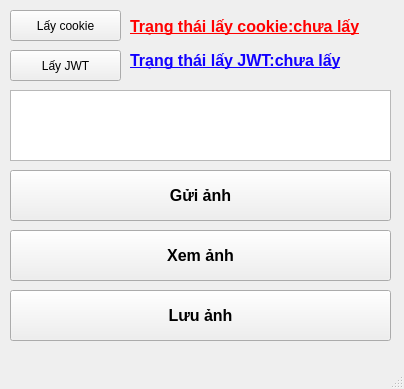
<?xml version="1.0" encoding="UTF-8"?>
<ui version="4.0">
 <class>MainWindow</class>
 <widget class="QMainWindow" name="MainWindow">
  <property name="geometry">
   <rect>
    <x>0</x>
    <y>0</y>
    <width>404</width>
    <height>389</height>
   </rect>
  </property>
  <property name="windowTitle">
   <string>Leonardo AI API test</string>
  </property>
  <widget class="QWidget" name="centralwidget">
   <widget class="QPushButton" name="get_cookie">
    <property name="geometry">
     <rect>
      <x>10</x>
      <y>10</y>
      <width>111</width>
      <height>31</height>
     </rect>
    </property>
    <property name="text">
     <string>Lấy cookie</string>
    </property>
   </widget>
   <widget class="QLabel" name="get_cookie_state">
    <property name="enabled">
     <bool>true</bool>
    </property>
    <property name="geometry">
     <rect>
      <x>130</x>
      <y>16</y>
      <width>251</width>
      <height>21</height>
     </rect>
    </property>
    <property name="palette">
     <palette>
      <active>
       <colorrole role="WindowText">
        <brush brushstyle="SolidPattern">
         <color alpha="255">
          <red>0</red>
          <green>0</green>
          <blue>0</blue>
         </color>
        </brush>
       </colorrole>
       <colorrole role="Button">
        <brush brushstyle="SolidPattern">
         <color alpha="255">
          <red>79</red>
          <green>240</green>
          <blue>216</blue>
         </color>
        </brush>
       </colorrole>
       <colorrole role="Light">
        <brush brushstyle="SolidPattern">
         <color alpha="255">
          <red>189</red>
          <green>255</green>
          <blue>246</blue>
         </color>
        </brush>
       </colorrole>
       <colorrole role="Midlight">
        <brush brushstyle="SolidPattern">
         <color alpha="255">
          <red>134</red>
          <green>247</green>
          <blue>231</blue>
         </color>
        </brush>
       </colorrole>
       <colorrole role="Dark">
        <brush brushstyle="SolidPattern">
         <color alpha="255">
          <red>39</red>
          <green>120</green>
          <blue>108</blue>
         </color>
        </brush>
       </colorrole>
       <colorrole role="Mid">
        <brush brushstyle="SolidPattern">
         <color alpha="255">
          <red>52</red>
          <green>160</green>
          <blue>144</blue>
         </color>
        </brush>
       </colorrole>
       <colorrole role="Text">
        <brush brushstyle="SolidPattern">
         <color alpha="255">
          <red>0</red>
          <green>0</green>
          <blue>0</blue>
         </color>
        </brush>
       </colorrole>
       <colorrole role="BrightText">
        <brush brushstyle="SolidPattern">
         <color alpha="255">
          <red>255</red>
          <green>255</green>
          <blue>255</blue>
         </color>
        </brush>
       </colorrole>
       <colorrole role="ButtonText">
        <brush brushstyle="SolidPattern">
         <color alpha="255">
          <red>0</red>
          <green>0</green>
          <blue>0</blue>
         </color>
        </brush>
       </colorrole>
       <colorrole role="Base">
        <brush brushstyle="SolidPattern">
         <color alpha="255">
          <red>255</red>
          <green>255</green>
          <blue>255</blue>
         </color>
        </brush>
       </colorrole>
       <colorrole role="Window">
        <brush brushstyle="SolidPattern">
         <color alpha="255">
          <red>79</red>
          <green>240</green>
          <blue>216</blue>
         </color>
        </brush>
       </colorrole>
       <colorrole role="Shadow">
        <brush brushstyle="SolidPattern">
         <color alpha="255">
          <red>0</red>
          <green>0</green>
          <blue>0</blue>
         </color>
        </brush>
       </colorrole>
       <colorrole role="AlternateBase">
        <brush brushstyle="SolidPattern">
         <color alpha="255">
          <red>167</red>
          <green>247</green>
          <blue>235</blue>
         </color>
        </brush>
       </colorrole>
       <colorrole role="ToolTipBase">
        <brush brushstyle="SolidPattern">
         <color alpha="255">
          <red>255</red>
          <green>255</green>
          <blue>220</blue>
         </color>
        </brush>
       </colorrole>
       <colorrole role="ToolTipText">
        <brush brushstyle="SolidPattern">
         <color alpha="255">
          <red>0</red>
          <green>0</green>
          <blue>0</blue>
         </color>
        </brush>
       </colorrole>
      </active>
      <inactive>
       <colorrole role="WindowText">
        <brush brushstyle="SolidPattern">
         <color alpha="255">
          <red>0</red>
          <green>0</green>
          <blue>0</blue>
         </color>
        </brush>
       </colorrole>
       <colorrole role="Button">
        <brush brushstyle="SolidPattern">
         <color alpha="255">
          <red>79</red>
          <green>240</green>
          <blue>216</blue>
         </color>
        </brush>
       </colorrole>
       <colorrole role="Light">
        <brush brushstyle="SolidPattern">
         <color alpha="255">
          <red>189</red>
          <green>255</green>
          <blue>246</blue>
         </color>
        </brush>
       </colorrole>
       <colorrole role="Midlight">
        <brush brushstyle="SolidPattern">
         <color alpha="255">
          <red>134</red>
          <green>247</green>
          <blue>231</blue>
         </color>
        </brush>
       </colorrole>
       <colorrole role="Dark">
        <brush brushstyle="SolidPattern">
         <color alpha="255">
          <red>39</red>
          <green>120</green>
          <blue>108</blue>
         </color>
        </brush>
       </colorrole>
       <colorrole role="Mid">
        <brush brushstyle="SolidPattern">
         <color alpha="255">
          <red>52</red>
          <green>160</green>
          <blue>144</blue>
         </color>
        </brush>
       </colorrole>
       <colorrole role="Text">
        <brush brushstyle="SolidPattern">
         <color alpha="255">
          <red>0</red>
          <green>0</green>
          <blue>0</blue>
         </color>
        </brush>
       </colorrole>
       <colorrole role="BrightText">
        <brush brushstyle="SolidPattern">
         <color alpha="255">
          <red>255</red>
          <green>255</green>
          <blue>255</blue>
         </color>
        </brush>
       </colorrole>
       <colorrole role="ButtonText">
        <brush brushstyle="SolidPattern">
         <color alpha="255">
          <red>0</red>
          <green>0</green>
          <blue>0</blue>
         </color>
        </brush>
       </colorrole>
       <colorrole role="Base">
        <brush brushstyle="SolidPattern">
         <color alpha="255">
          <red>255</red>
          <green>255</green>
          <blue>255</blue>
         </color>
        </brush>
       </colorrole>
       <colorrole role="Window">
        <brush brushstyle="SolidPattern">
         <color alpha="255">
          <red>79</red>
          <green>240</green>
          <blue>216</blue>
         </color>
        </brush>
       </colorrole>
       <colorrole role="Shadow">
        <brush brushstyle="SolidPattern">
         <color alpha="255">
          <red>0</red>
          <green>0</green>
          <blue>0</blue>
         </color>
        </brush>
       </colorrole>
       <colorrole role="AlternateBase">
        <brush brushstyle="SolidPattern">
         <color alpha="255">
          <red>167</red>
          <green>247</green>
          <blue>235</blue>
         </color>
        </brush>
       </colorrole>
       <colorrole role="ToolTipBase">
        <brush brushstyle="SolidPattern">
         <color alpha="255">
          <red>255</red>
          <green>255</green>
          <blue>220</blue>
         </color>
        </brush>
       </colorrole>
       <colorrole role="ToolTipText">
        <brush brushstyle="SolidPattern">
         <color alpha="255">
          <red>0</red>
          <green>0</green>
          <blue>0</blue>
         </color>
        </brush>
       </colorrole>
      </inactive>
      <disabled>
       <colorrole role="WindowText">
        <brush brushstyle="SolidPattern">
         <color alpha="255">
          <red>39</red>
          <green>120</green>
          <blue>108</blue>
         </color>
        </brush>
       </colorrole>
       <colorrole role="Button">
        <brush brushstyle="SolidPattern">
         <color alpha="255">
          <red>79</red>
          <green>240</green>
          <blue>216</blue>
         </color>
        </brush>
       </colorrole>
       <colorrole role="Light">
        <brush brushstyle="SolidPattern">
         <color alpha="255">
          <red>189</red>
          <green>255</green>
          <blue>246</blue>
         </color>
        </brush>
       </colorrole>
       <colorrole role="Midlight">
        <brush brushstyle="SolidPattern">
         <color alpha="255">
          <red>134</red>
          <green>247</green>
          <blue>231</blue>
         </color>
        </brush>
       </colorrole>
       <colorrole role="Dark">
        <brush brushstyle="SolidPattern">
         <color alpha="255">
          <red>39</red>
          <green>120</green>
          <blue>108</blue>
         </color>
        </brush>
       </colorrole>
       <colorrole role="Mid">
        <brush brushstyle="SolidPattern">
         <color alpha="255">
          <red>52</red>
          <green>160</green>
          <blue>144</blue>
         </color>
        </brush>
       </colorrole>
       <colorrole role="Text">
        <brush brushstyle="SolidPattern">
         <color alpha="255">
          <red>39</red>
          <green>120</green>
          <blue>108</blue>
         </color>
        </brush>
       </colorrole>
       <colorrole role="BrightText">
        <brush brushstyle="SolidPattern">
         <color alpha="255">
          <red>255</red>
          <green>255</green>
          <blue>255</blue>
         </color>
        </brush>
       </colorrole>
       <colorrole role="ButtonText">
        <brush brushstyle="SolidPattern">
         <color alpha="255">
          <red>39</red>
          <green>120</green>
          <blue>108</blue>
         </color>
        </brush>
       </colorrole>
       <colorrole role="Base">
        <brush brushstyle="SolidPattern">
         <color alpha="255">
          <red>79</red>
          <green>240</green>
          <blue>216</blue>
         </color>
        </brush>
       </colorrole>
       <colorrole role="Window">
        <brush brushstyle="SolidPattern">
         <color alpha="255">
          <red>79</red>
          <green>240</green>
          <blue>216</blue>
         </color>
        </brush>
       </colorrole>
       <colorrole role="Shadow">
        <brush brushstyle="SolidPattern">
         <color alpha="255">
          <red>0</red>
          <green>0</green>
          <blue>0</blue>
         </color>
        </brush>
       </colorrole>
       <colorrole role="AlternateBase">
        <brush brushstyle="SolidPattern">
         <color alpha="255">
          <red>79</red>
          <green>240</green>
          <blue>216</blue>
         </color>
        </brush>
       </colorrole>
       <colorrole role="ToolTipBase">
        <brush brushstyle="SolidPattern">
         <color alpha="255">
          <red>255</red>
          <green>255</green>
          <blue>220</blue>
         </color>
        </brush>
       </colorrole>
       <colorrole role="ToolTipText">
        <brush brushstyle="SolidPattern">
         <color alpha="255">
          <red>0</red>
          <green>0</green>
          <blue>0</blue>
         </color>
        </brush>
       </colorrole>
      </disabled>
     </palette>
    </property>
    <property name="font">
     <font>
      <pointsize>12</pointsize>
      <weight>75</weight>
      <bold>true</bold>
      <underline>true</underline>
     </font>
    </property>
    <property name="toolTip">
     <string extracomment="Mở chrome để login lấy cookie user"/>
    </property>
    <property name="autoFillBackground">
     <bool>false</bool>
    </property>
    <property name="text">
     <string>&lt;html&gt;&lt;head/&gt;&lt;body&gt;&lt;p&gt;&lt;span style=&quot; color:#ff0000;&quot;&gt;Trạng thái lấy cookie:chưa lấy&lt;/span&gt;&lt;/p&gt;&lt;/body&gt;&lt;/html&gt;</string>
    </property>
   </widget>
   <widget class="QPushButton" name="get_jwt">
    <property name="geometry">
     <rect>
      <x>10</x>
      <y>50</y>
      <width>111</width>
      <height>31</height>
     </rect>
    </property>
    <property name="text">
     <string>Lấy JWT</string>
    </property>
   </widget>
   <widget class="QLabel" name="get_JWT_state">
    <property name="enabled">
     <bool>true</bool>
    </property>
    <property name="geometry">
     <rect>
      <x>130</x>
      <y>50</y>
      <width>251</width>
      <height>21</height>
     </rect>
    </property>
    <property name="palette">
     <palette>
      <active>
       <colorrole role="WindowText">
        <brush brushstyle="SolidPattern">
         <color alpha="255">
          <red>0</red>
          <green>0</green>
          <blue>0</blue>
         </color>
        </brush>
       </colorrole>
       <colorrole role="Button">
        <brush brushstyle="SolidPattern">
         <color alpha="255">
          <red>79</red>
          <green>240</green>
          <blue>216</blue>
         </color>
        </brush>
       </colorrole>
       <colorrole role="Light">
        <brush brushstyle="SolidPattern">
         <color alpha="255">
          <red>189</red>
          <green>255</green>
          <blue>246</blue>
         </color>
        </brush>
       </colorrole>
       <colorrole role="Midlight">
        <brush brushstyle="SolidPattern">
         <color alpha="255">
          <red>134</red>
          <green>247</green>
          <blue>231</blue>
         </color>
        </brush>
       </colorrole>
       <colorrole role="Dark">
        <brush brushstyle="SolidPattern">
         <color alpha="255">
          <red>39</red>
          <green>120</green>
          <blue>108</blue>
         </color>
        </brush>
       </colorrole>
       <colorrole role="Mid">
        <brush brushstyle="SolidPattern">
         <color alpha="255">
          <red>52</red>
          <green>160</green>
          <blue>144</blue>
         </color>
        </brush>
       </colorrole>
       <colorrole role="Text">
        <brush brushstyle="SolidPattern">
         <color alpha="255">
          <red>0</red>
          <green>0</green>
          <blue>0</blue>
         </color>
        </brush>
       </colorrole>
       <colorrole role="BrightText">
        <brush brushstyle="SolidPattern">
         <color alpha="255">
          <red>255</red>
          <green>255</green>
          <blue>255</blue>
         </color>
        </brush>
       </colorrole>
       <colorrole role="ButtonText">
        <brush brushstyle="SolidPattern">
         <color alpha="255">
          <red>0</red>
          <green>0</green>
          <blue>0</blue>
         </color>
        </brush>
       </colorrole>
       <colorrole role="Base">
        <brush brushstyle="SolidPattern">
         <color alpha="255">
          <red>255</red>
          <green>255</green>
          <blue>255</blue>
         </color>
        </brush>
       </colorrole>
       <colorrole role="Window">
        <brush brushstyle="SolidPattern">
         <color alpha="255">
          <red>79</red>
          <green>240</green>
          <blue>216</blue>
         </color>
        </brush>
       </colorrole>
       <colorrole role="Shadow">
        <brush brushstyle="SolidPattern">
         <color alpha="255">
          <red>0</red>
          <green>0</green>
          <blue>0</blue>
         </color>
        </brush>
       </colorrole>
       <colorrole role="AlternateBase">
        <brush brushstyle="SolidPattern">
         <color alpha="255">
          <red>167</red>
          <green>247</green>
          <blue>235</blue>
         </color>
        </brush>
       </colorrole>
       <colorrole role="ToolTipBase">
        <brush brushstyle="SolidPattern">
         <color alpha="255">
          <red>255</red>
          <green>255</green>
          <blue>220</blue>
         </color>
        </brush>
       </colorrole>
       <colorrole role="ToolTipText">
        <brush brushstyle="SolidPattern">
         <color alpha="255">
          <red>0</red>
          <green>0</green>
          <blue>0</blue>
         </color>
        </brush>
       </colorrole>
      </active>
      <inactive>
       <colorrole role="WindowText">
        <brush brushstyle="SolidPattern">
         <color alpha="255">
          <red>0</red>
          <green>0</green>
          <blue>0</blue>
         </color>
        </brush>
       </colorrole>
       <colorrole role="Button">
        <brush brushstyle="SolidPattern">
         <color alpha="255">
          <red>79</red>
          <green>240</green>
          <blue>216</blue>
         </color>
        </brush>
       </colorrole>
       <colorrole role="Light">
        <brush brushstyle="SolidPattern">
         <color alpha="255">
          <red>189</red>
          <green>255</green>
          <blue>246</blue>
         </color>
        </brush>
       </colorrole>
       <colorrole role="Midlight">
        <brush brushstyle="SolidPattern">
         <color alpha="255">
          <red>134</red>
          <green>247</green>
          <blue>231</blue>
         </color>
        </brush>
       </colorrole>
       <colorrole role="Dark">
        <brush brushstyle="SolidPattern">
         <color alpha="255">
          <red>39</red>
          <green>120</green>
          <blue>108</blue>
         </color>
        </brush>
       </colorrole>
       <colorrole role="Mid">
        <brush brushstyle="SolidPattern">
         <color alpha="255">
          <red>52</red>
          <green>160</green>
          <blue>144</blue>
         </color>
        </brush>
       </colorrole>
       <colorrole role="Text">
        <brush brushstyle="SolidPattern">
         <color alpha="255">
          <red>0</red>
          <green>0</green>
          <blue>0</blue>
         </color>
        </brush>
       </colorrole>
       <colorrole role="BrightText">
        <brush brushstyle="SolidPattern">
         <color alpha="255">
          <red>255</red>
          <green>255</green>
          <blue>255</blue>
         </color>
        </brush>
       </colorrole>
       <colorrole role="ButtonText">
        <brush brushstyle="SolidPattern">
         <color alpha="255">
          <red>0</red>
          <green>0</green>
          <blue>0</blue>
         </color>
        </brush>
       </colorrole>
       <colorrole role="Base">
        <brush brushstyle="SolidPattern">
         <color alpha="255">
          <red>255</red>
          <green>255</green>
          <blue>255</blue>
         </color>
        </brush>
       </colorrole>
       <colorrole role="Window">
        <brush brushstyle="SolidPattern">
         <color alpha="255">
          <red>79</red>
          <green>240</green>
          <blue>216</blue>
         </color>
        </brush>
       </colorrole>
       <colorrole role="Shadow">
        <brush brushstyle="SolidPattern">
         <color alpha="255">
          <red>0</red>
          <green>0</green>
          <blue>0</blue>
         </color>
        </brush>
       </colorrole>
       <colorrole role="AlternateBase">
        <brush brushstyle="SolidPattern">
         <color alpha="255">
          <red>167</red>
          <green>247</green>
          <blue>235</blue>
         </color>
        </brush>
       </colorrole>
       <colorrole role="ToolTipBase">
        <brush brushstyle="SolidPattern">
         <color alpha="255">
          <red>255</red>
          <green>255</green>
          <blue>220</blue>
         </color>
        </brush>
       </colorrole>
       <colorrole role="ToolTipText">
        <brush brushstyle="SolidPattern">
         <color alpha="255">
          <red>0</red>
          <green>0</green>
          <blue>0</blue>
         </color>
        </brush>
       </colorrole>
      </inactive>
      <disabled>
       <colorrole role="WindowText">
        <brush brushstyle="SolidPattern">
         <color alpha="255">
          <red>39</red>
          <green>120</green>
          <blue>108</blue>
         </color>
        </brush>
       </colorrole>
       <colorrole role="Button">
        <brush brushstyle="SolidPattern">
         <color alpha="255">
          <red>79</red>
          <green>240</green>
          <blue>216</blue>
         </color>
        </brush>
       </colorrole>
       <colorrole role="Light">
        <brush brushstyle="SolidPattern">
         <color alpha="255">
          <red>189</red>
          <green>255</green>
          <blue>246</blue>
         </color>
        </brush>
       </colorrole>
       <colorrole role="Midlight">
        <brush brushstyle="SolidPattern">
         <color alpha="255">
          <red>134</red>
          <green>247</green>
          <blue>231</blue>
         </color>
        </brush>
       </colorrole>
       <colorrole role="Dark">
        <brush brushstyle="SolidPattern">
         <color alpha="255">
          <red>39</red>
          <green>120</green>
          <blue>108</blue>
         </color>
        </brush>
       </colorrole>
       <colorrole role="Mid">
        <brush brushstyle="SolidPattern">
         <color alpha="255">
          <red>52</red>
          <green>160</green>
          <blue>144</blue>
         </color>
        </brush>
       </colorrole>
       <colorrole role="Text">
        <brush brushstyle="SolidPattern">
         <color alpha="255">
          <red>39</red>
          <green>120</green>
          <blue>108</blue>
         </color>
        </brush>
       </colorrole>
       <colorrole role="BrightText">
        <brush brushstyle="SolidPattern">
         <color alpha="255">
          <red>255</red>
          <green>255</green>
          <blue>255</blue>
         </color>
        </brush>
       </colorrole>
       <colorrole role="ButtonText">
        <brush brushstyle="SolidPattern">
         <color alpha="255">
          <red>39</red>
          <green>120</green>
          <blue>108</blue>
         </color>
        </brush>
       </colorrole>
       <colorrole role="Base">
        <brush brushstyle="SolidPattern">
         <color alpha="255">
          <red>79</red>
          <green>240</green>
          <blue>216</blue>
         </color>
        </brush>
       </colorrole>
       <colorrole role="Window">
        <brush brushstyle="SolidPattern">
         <color alpha="255">
          <red>79</red>
          <green>240</green>
          <blue>216</blue>
         </color>
        </brush>
       </colorrole>
       <colorrole role="Shadow">
        <brush brushstyle="SolidPattern">
         <color alpha="255">
          <red>0</red>
          <green>0</green>
          <blue>0</blue>
         </color>
        </brush>
       </colorrole>
       <colorrole role="AlternateBase">
        <brush brushstyle="SolidPattern">
         <color alpha="255">
          <red>79</red>
          <green>240</green>
          <blue>216</blue>
         </color>
        </brush>
       </colorrole>
       <colorrole role="ToolTipBase">
        <brush brushstyle="SolidPattern">
         <color alpha="255">
          <red>255</red>
          <green>255</green>
          <blue>220</blue>
         </color>
        </brush>
       </colorrole>
       <colorrole role="ToolTipText">
        <brush brushstyle="SolidPattern">
         <color alpha="255">
          <red>0</red>
          <green>0</green>
          <blue>0</blue>
         </color>
        </brush>
       </colorrole>
      </disabled>
     </palette>
    </property>
    <property name="font">
     <font>
      <pointsize>12</pointsize>
      <weight>75</weight>
      <bold>true</bold>
      <underline>true</underline>
     </font>
    </property>
    <property name="toolTip">
     <string extracomment="Mở chrome để login lấy cookie user"/>
    </property>
    <property name="autoFillBackground">
     <bool>false</bool>
    </property>
    <property name="text">
     <string>&lt;html&gt;&lt;head/&gt;&lt;body&gt;&lt;p&gt;&lt;span style=&quot; color:#1100ff;&quot;&gt;Trạng thái lấy JWT:chưa lấy&lt;/span&gt;&lt;/p&gt;&lt;/body&gt;&lt;/html&gt;</string>
    </property>
   </widget>
   <widget class="QTextEdit" name="textEdit">
    <property name="geometry">
     <rect>
      <x>10</x>
      <y>90</y>
      <width>381</width>
      <height>71</height>
     </rect>
    </property>
   </widget>
   <widget class="QPushButton" name="send_image">
    <property name="geometry">
     <rect>
      <x>10</x>
      <y>170</y>
      <width>381</width>
      <height>51</height>
     </rect>
    </property>
    <property name="font">
     <font>
      <pointsize>12</pointsize>
      <weight>75</weight>
      <bold>true</bold>
     </font>
    </property>
    <property name="text">
     <string>Gửi ảnh</string>
    </property>
   </widget>
   <widget class="QPushButton" name="save_image">
    <property name="geometry">
     <rect>
      <x>10</x>
      <y>290</y>
      <width>381</width>
      <height>51</height>
     </rect>
    </property>
    <property name="font">
     <font>
      <pointsize>12</pointsize>
      <weight>75</weight>
      <bold>true</bold>
     </font>
    </property>
    <property name="text">
     <string>Lưu ảnh</string>
    </property>
   </widget>
   <widget class="QPushButton" name="see_image">
    <property name="geometry">
     <rect>
      <x>10</x>
      <y>230</y>
      <width>381</width>
      <height>51</height>
     </rect>
    </property>
    <property name="font">
     <font>
      <pointsize>12</pointsize>
      <weight>75</weight>
      <bold>true</bold>
     </font>
    </property>
    <property name="text">
     <string>Xem ảnh</string>
    </property>
   </widget>
  </widget>
  <widget class="QMenuBar" name="menubar">
   <property name="geometry">
    <rect>
     <x>0</x>
     <y>0</y>
     <width>404</width>
     <height>21</height>
    </rect>
   </property>
  </widget>
  <widget class="QStatusBar" name="statusbar"/>
 </widget>
 <resources/>
 <connections/>
</ui>
